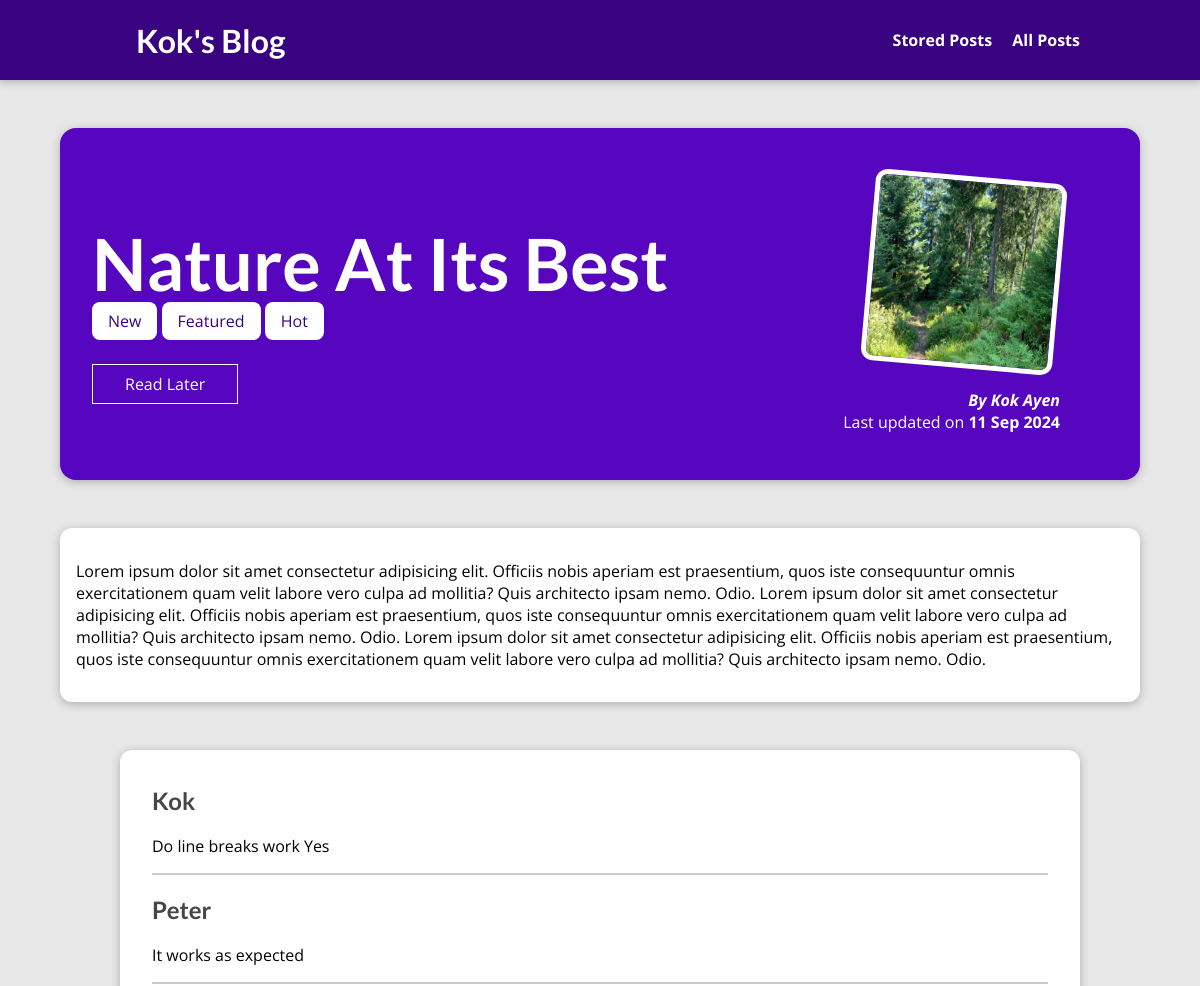
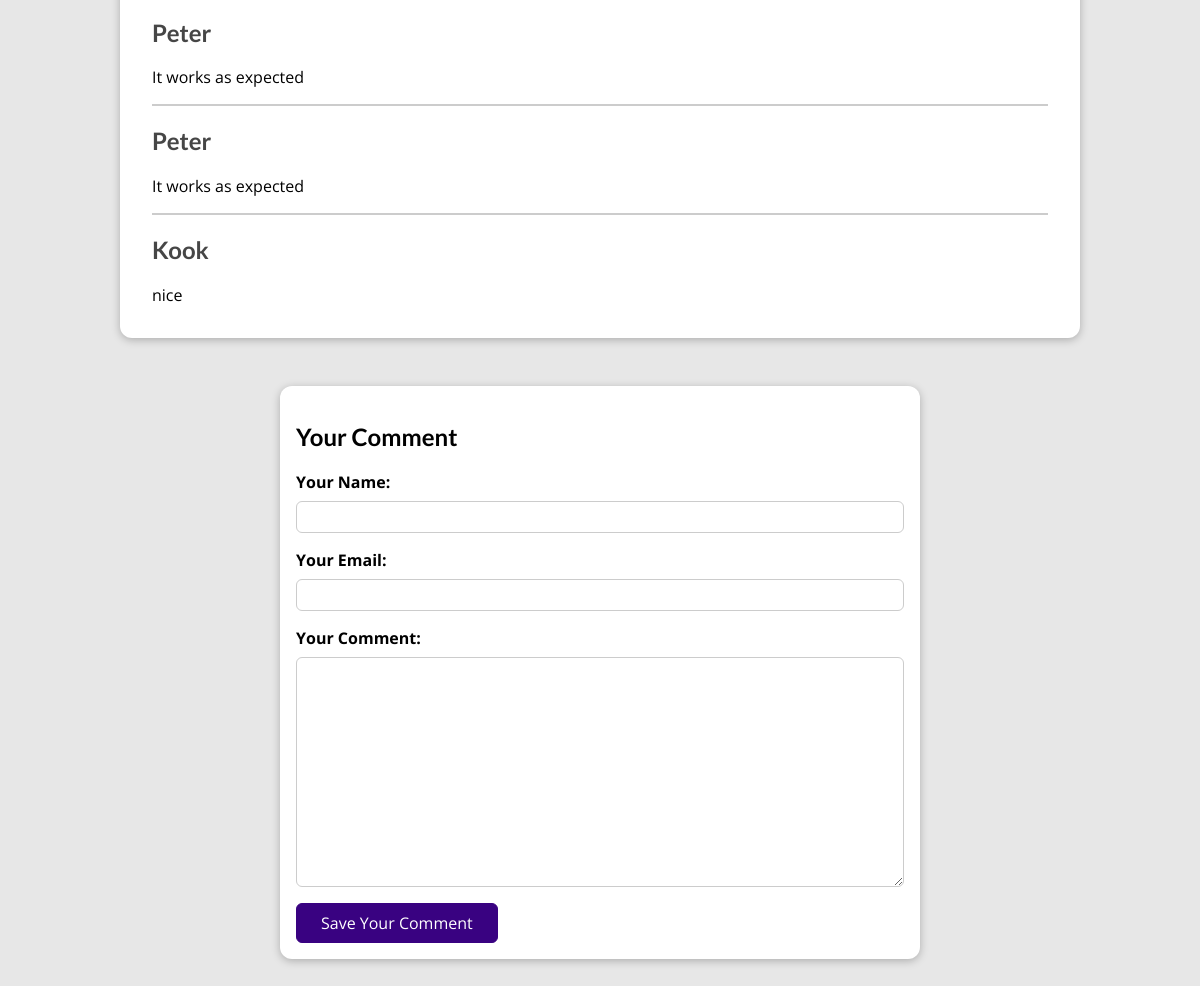
The page /post/nature-at-its-best/ on the database its author committed (2 pictures, top to bottom).
### blog/models.py (models this page shows, shortened)
class Post(models.Model):
  title = models.CharField(max_length=150)
  excerpt = models.CharField(max_length=200)
  image = models.ImageField(upload_to='posts', null=True)
  date = models.DateField(auto_now=True)
  content = models.TextField(validators=[MinLengthValidator(10)])
  slug = models.SlugField(unique=True, null=True)
  author = models.ForeignKey(Author, on_delete=models.SET_NULL, null=True, related_name='posts')
  tag = models.ManyToManyField(Tag)
  class Meta:
    verbose_name = 'post'
    verbose_name_plural = 'posts'

class Tag(models.Model):
  cation = models.CharField(max_length=255)
  def __str__(self):
    return f'{self.cation}'

class Author(models.Model):
  first_name = models.CharField(max_length=255)
  last_name = models.CharField(max_length=255)
  email_address = models.EmailField(null=True)
  class Meta:
    verbose_name = 'author'
    verbose_name_plural = 'authors'
  def full_name(self):
    return f'{self.first_name} {self.last_name}'
  def __str__(self):
    return self.full_name()

class Comment(models.Model):
  user_name = models.CharField(max_length=120)
  user_email = models.EmailField()
  text = models.TextField(max_length=500)
  post = models.ForeignKey(Post, on_delete=models.CASCADE, related_name='comments')

### blog/views.py (the view, shortened to what this page needs)
# urls.py: path('post/<slug:slug>/', views.SinglePostView.as_view(), name='post-detail-page'),
class SinglePostView(View):
    def is_stored_post(self, request, post_id):
        stored_posts = request.session.get('stored_posts')
        if stored_posts:
            is_saved_for_later = post_id in stored_posts
        else:
            is_saved_for_later = False
        return is_saved_for_later
    def get(self, request, slug):
        post = Post.objects.get(slug=slug)
        context = {
            'post': post,
            'post_tags': post.tag.all(),
            'comment_form': CommentForm(),
            'comments': post.comments.all().order_by('-id'),
            'saved_for_later': self.is_stored_post(request, post.id)
        }
        return render(request, 'blog/post-detail.html', context)

### blog/forms.py
class CommentForm(forms.ModelForm):
  class Meta:
    model = Comment
    exclude = ['post']
    labels = {
      'user_name': "Your Name",
      'user_email': "Your Email",
      'text': "Your Comment"
    }

### blog/templates/blog/post-detail.html (shortened to what this page needs)
{% extends "base.html" %}
{% load static %}
{% block css_files %}
  <link rel="stylesheet" href="{% static 'blog/post-detail.css' %}">
{% endblock %}
{% block content %}
  <section id="summary">
    <h2>{{ post.title }}</h2>
    <div>
      {% for tag  in post_tags %}
        <span class='tag'  >{{ tag }}</span>
      {% endfor %}
    </div>
    <div id='read-later'>
      <form action="{% url 'read-later' %}" method='POST'>
        <button>
          {% if saved_for_later %}
            Remove from List
          {% else %}
            Read Later
          {% endif %}
        </button>
      </form>
    </div>
    <article>
      <img src="{{ post.image.url }}" alt="{{ post.tile }}">
      <address>By <a href="mailto:{{post.author.email_address }}"> {{ post.author }}</a></address>
      <div>
        Last updated on <time datetime="">{{ post.date|date:"d M Y" }}</time>
      </div>
    </article>
  </section>
  <main>
    <p>
      {{ post.content }}
    </p>
  </main>
  <section id='comments'>
    <ul>
      {% for comment in comments %}
        <li>
          <h2>{{ comment.user_name }}</h2>
          <p>{{ comment.text }}</p>
        </li>
      {% endfor %}
    </ul>
  </section>
  <section id='comment-form'>
    <h2>Your Comment</h2>
    <form action="{% url "post-detail-page" post.slug %}" method='POST'>
      {% for form_field in comment_form %}
        <div class="form-control {% if form_field.errors %}invalid{% endif %}">
          {{ form_field.label_tag }}
          {{ form_field }}
        </div>
      {% endfor %}
      <button>Save Your Comment</button>
    </form>
  </section>
{% endblock %}

### templates/base.html (shortened to what this page needs)
{% load static %}
<!DOCTYPE html>
<html lang="en">
<head>
  <link rel="stylesheet" href="{% static 'app.css' %}">
  {% block css_files %} {% endblock %}
</head>
<body>
  <header id="main-navigation">
    <h1><a href="{% url 'starting-page' %}">Kok's Blog</a></h1>
    <nav>
      <a href="{% url 'read-later'%}">Stored Posts</a>
      <a href="{% url 'posts-page'%}">All Posts</a>
    </nav>
  </header>
  {% block content %}
  {% endblock %}
</body>
</html>

### static/app.css (style rules this page uses)
* { box-sizing: border-box; }
html { font-family: 'Open Sans', 'Lato', sans-serif; }
body { margin: 0; }
h1, h2, h3 { font-family: 'Lato', sans-serif; font-weight: bold; }
#main-navigation { width: 100%; height: 5rem; display: flex; justify-content: space-between; align-items: center; padding: 0 10%; position: absolute; top: 0; left: 0; }
#main-navigation a { text-decoration: none; color: white; font-weight: bold; margin-left: 1rem; }

### blog/static/blog/post-detail.css (style rules this page uses)
body { background-color: #e7e7e7; }
#main-navigation { background-color: #390281; box-shadow: 0 2px 8px rgba(0, 0, 0, 0.25); }
#summary { margin: 8rem auto 3rem auto; padding: 2rem; width: 90%; max-width: 90rem; border-radius: 16px; background-color: #5706c0; position: relative; box-shadow: 0 2px 8px rgba(0, 0, 0, 0.25); height: 22rem; }
#summary h2 { color: white; font-size: 4.5rem; margin-bottom: 0.25rem; }
#summary article { position: absolute; top: 2rem; right: 3rem; padding: 1rem 2rem; border-radius: 12px; text-align: right; color: white; }
#summary article img { width: 12rem; height: 12rem; border-radius: 12px; transform: rotateZ(5deg); border: 5px solid white; margin-bottom: 1rem; }
#summary address { font-weight: bold; }
#summary a { color: white; text-decoration: none; }
#summary time { font-weight: bold; }
#read-later { margin: 2rem 0; }
#read-later button { background-color: transparent; border: 1px solid white; padding: 0.5rem 2rem; font: inherit; color: white; cursor: pointer; }
main { width: 90%; max-width: 90rem; margin: 3rem auto; background-color: white; padding: 1rem; border-radius: 12px; box-shadow: 0 2px 8px rgba(0, 0, 0, 0.25); }
.tag { background-color: white; color: #390281; padding: 0.5rem 1rem; border-radius: 8px; }
#comment-form { margin: 3rem auto; width: 90%; max-width: 40rem; border-radius: 12px; background-color: white; box-shadow: 0 2px 8px rgba(0, 0, 0, 0.25); padding: 1rem; }
#comment-form button { font: inherit; background-color: #390281; color: white; border: 1px solid #390281; padding: 0.5rem 1.5rem; border-radius: 6px; cursor: pointer; }
.form-control { margin-bottom: 1rem; }
.form-control label { font-weight: bold; margin-bottom: 0.5rem; display: block; }
.form-control input, .form-control textarea { display: block; width: 100%; font: inherit; padding: 0.25rem; border-radius: 6px; border: 1px solid #ccc; }
#comments { margin: 3rem auto; width: 90%; max-width: 60rem; border-radius: 12px; background-color: white; box-shadow: 0 2px 8px rgba(0, 0, 0, 0.25); padding: 1rem 2rem; }
#comments ul { list-style: none; margin: 0; padding: 0; }
#comments li { margin-bottom: 1rem; border-bottom: 2px solid #ccc; }
#comments li:last-of-type { border-bottom: none; }
#comments h2 { color: #464646; }

### rows shown on the page
Post: title "Nature At Its Best", image (picture), author "Kok Ayen", date "11 Sep 2024", content "Lorem ipsum dolor sit amet consectetur adipisicing elit. Officiis nobis aperiam est praesentium, quos iste consequuntur omnis exercitationem quam velit labore vero culpa ad mollitia? Quis architecto ipsam nemo. Odio. Lorem ipsum dolor sit amet consectetur adipisicing elit. Officiis nobis aperiam est praesentium, quos iste consequuntur omnis exercitationem quam velit labore vero culpa ad mollitia? Quis architecto ipsam nemo. Odio. Lorem ipsum dolor sit amet consectetur adipisicing elit. Officiis nobis aperiam est praesentium, quos iste consequuntur omnis exercitationem quam velit labore vero culpa ad mollitia? Quis architecto ipsam nemo. Odio."
Tag: cation "New"
Tag: cation "Featured"
Tag: cation "Hot"
Comment: user_name "Kok", text "Do line breaks work Yes"
Comment: user_name "Peter", text "It works as expected"
Comment: user_name "Peter", text "It works as expected"
Comment: user_name "Peter", text "It works as expected"
Comment: user_name "Kook", text "nice"
